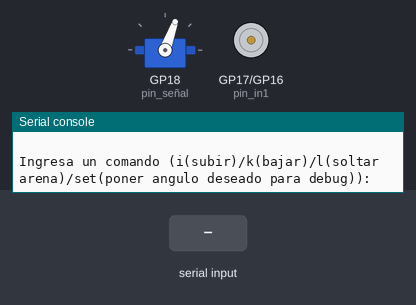
The program below on a simulated Raspberry Pi Pico running MicroPython. Parts: servo, motor-driver pin pairs drawn as motors (green arrow = first pin HIGH = forward, orange = second pin HIGH = backward, longer = more drive), the last lines printed to the serial console. The test bench sets the inputs (shaded band). Servo angles are drawn from the pulse width (0.5 ms = 0°, 2.5 ms = 180°).

Above: at 1.2 s.
1.3 s: "i" typed at the serial console, then Enter
At 1.47 s:
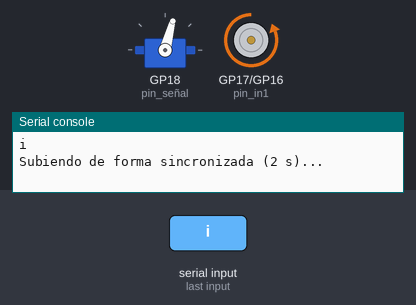
At 3.8 s:
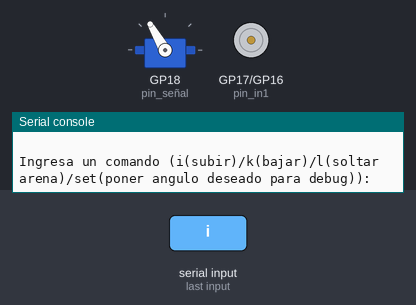
4.3 s: "k" typed at the serial console, then Enter
At 4.47 s:
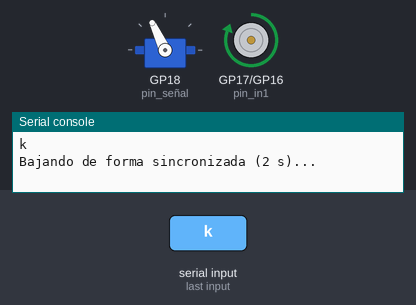
Timing chart, 0 to 7.8 s (numbered marks = the images above; inputs shaded):
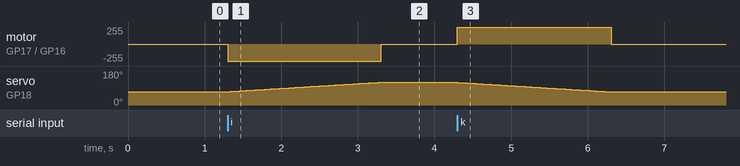

Measured:
- after the input at 1.3 s, motor on GP17 (pin_in1) / GP16 (pin_in2): stopped → backward 255/255 at once, → stopped 2.0 s later; servo on GP18 (pin_señal): moves from 70° to 120° over 2.0 s, starting at once
- after the input at 4.3 s, motor on GP17 (pin_in1) / GP16 (pin_in2): stopped → forward 255/255 at once, → stopped 2.0 s later; servo on GP18 (pin_señal): moves from 120° to 70° over 2.0 s, starting at once

The program:

main_1_.py
```python
from machine import Pin, PWM
import time

# 1. Configurar los pines GPIO como Salidas (OUT)
pin_in1 = Pin(17, Pin.OUT)
pin_in2 = Pin(16, Pin.OUT)
t_move = 2 # Tiempo en segundos para el recorrido completo

# Servo motor
pin_señal = Pin(18)
servo = PWM(pin_señal)
servo.freq(50)

# 2. Variables de estado lógico (Memoria del sistema)
estado_sistema = "abajo"
angulo_actual_servo = 70

# 3. Funciones de control y trayectoria
def detener_dc():
    pin_in1.value(0)
    pin_in2.value(0)

def calcular_duty(angulo):
    """Calcula la señal PWM en silencio para no saturar la consola durante el bucle."""
    angulo = max(0.0, min(180.0, float(angulo)))
    min_duty = 1638
    max_duty = 8192
    return int(min_duty + ((max_duty - min_duty) * (angulo / 180.0)))

def ejecutar_movimiento_dual(angulo_objetivo):
    """
    Interpola el servo lentamente durante 't_move' segundos
    mientras el motor DC (que ya fue encendido) sigue girando.
    """
    global angulo_actual_servo

    # 25 iteraciones por segundo de movimiento
    pasos = int(t_move * 25)
    pausa_dt = t_move / pasos
    paso_angular = (angulo_objetivo - angulo_actual_servo) / pasos

    # Bucle que sincroniza ambos tiempos
    for i in range(1, pasos + 1):
        theta_k = angulo_actual_servo + (paso_angular * i)
        servo.duty_u16(calcular_duty(theta_k))
        time.sleep(pausa_dt)

    # Al finalizar el tiempo, actualizamos variables y cortamos el DC
    angulo_actual_servo = angulo_objetivo
    detener_dc()
    print("|| Recorrido finalizado, actuadores detenidos.")

def subir():
    global estado_sistema
    # Validamos el estado antes de actuar
    if estado_sistema == "arriba":
        print("[!] Bloqueo de seguridad: El mecanismo ya se encuentra ARRIBA.")
        return # El "return" cancela la función y evita que los motores se enciendan

    print(f"Subiendo de forma sincronizada ({t_move} s)...")

    # 1. Encender el motor DC en dirección de subida
    pin_in1.value(0)
    pin_in2.value(1)

    # 2. Mover el servo a 180° ocupando el mismo lapso de tiempo
    ejecutar_movimiento_dual(120)

    # 3. Memorizar la nueva posición
    estado_sistema = "arriba"
    print("[*] Estado actualizado: ARRIBA")

def bajar():
    global estado_sistema
    # Validamos el estado
    if estado_sistema == "abajo":
        print("[!] Bloqueo de seguridad: El mecanismo ya se encuentra ABAJO.")
        return

    print(f"Bajando de forma sincronizada ({t_move} s)...")

    # 1. Encender el motor DC en dirección de bajada
    pin_in1.value(1)
    pin_in2.value(0)

    # 2. Mover el servo a 0° ocupando el mismo lapso de tiempo
    ejecutar_movimiento_dual(70)

    # 3. Memorizar la nueva posición
    estado_sistema = "abajo"
    print("[*] Estado actualizado: ABAJO")

def ejecutar_trayectoria_servo(theta_target, t_exec_s, sample_rate_hz=25):
    """
    Ejecuta un perfil de posición lineal exclusivo para el servomotor.
    """
    global angulo_actual_servo

    theta_target = max(0.0, min(180.0, float(theta_target)))
    steps_count = max(1, int(t_exec_s * sample_rate_hz))
    dt_s = t_exec_s / steps_count
    theta_step = (theta_target - angulo_actual_servo) / steps_count

    for k in range(1, steps_count + 1):
        theta_k = angulo_actual_servo + (theta_step * k)
        servo.duty_u16(calcular_duty(theta_k))
        time.sleep(dt_s)

    angulo_actual_servo = theta_target

def lower_bucket(dump_angle_deg, t_total_s):
    """
    t_total_s: Tiempo total para completar la secuencia (descarga + retorno)
    """
    global estado_sistema, angulo_actual_servo

    # 1. Interlock de Seguridad
    if estado_sistema != "arriba":
        print("[!] Interlock Activo: El mecanismo no está en posición (ARRIBA). Operación de descarga denegada.")
        return

    print(f"[*] Iniciando secuencia del bucket. Objetivo: {dump_angle_deg}°, Tiempo Total: {t_total_s}s")

    # 2. Registrar el estado inicial para garantizar el retorno exacto
    theta_home = angulo_actual_servo
    t_stroke_s = float(t_total_s) / 2.0

    # 3. Fase de Extensión (Descarga de carga útil)
    ejecutar_trayectoria_servo(dump_angle_deg, t_stroke_s)

    time.sleep(1) # Pausa breve para simular el tiempo de descarga

    # 4. Fase de Retracción (Retorno a home)
    ejecutar_trayectoria_servo(theta_home, t_stroke_s)

    print("[*] Secuencia completada. Bucket asegurado en posición de reposo.")

# --- Secuencia de Inicialización ---
detener_dc()
servo.duty_u16(calcular_duty(angulo_actual_servo))

print("\n--- Sistema Ciberfísico Listo ---")
print("Controles de la consola:")
print(" Escribe 'w' y presiona Enter para Subir")
print(" Escribe 's' y presiona Enter para Bajar")
print(" Escribe 'd' y presiona Enter para Descargar Bucket")

# 4. Bucle principal
while True:
    comando = input("\nIngresa un comando (i(subir)/k(bajar)/l(soltar arena)/set(poner angulo deseado para debug)): ").strip().lower()

    if comando == 'i':
        subir()
    elif comando == 'k':
        bajar()
    elif comando == 'l':
        try:
            lower_bucket(float(180), float(10))
        except ValueError:
            print("Error de casteo: El ángulo y el tiempo deben ser valores numéricos.")
    elif comando == "set":
        input_angulo = input("Ingresa el ángulo objetivo para el servo (0-180): ")
        ejecutar_trayectoria_servo(float(input_angulo), float(5))

    else:
        print("Comando no reconocido.")
```
